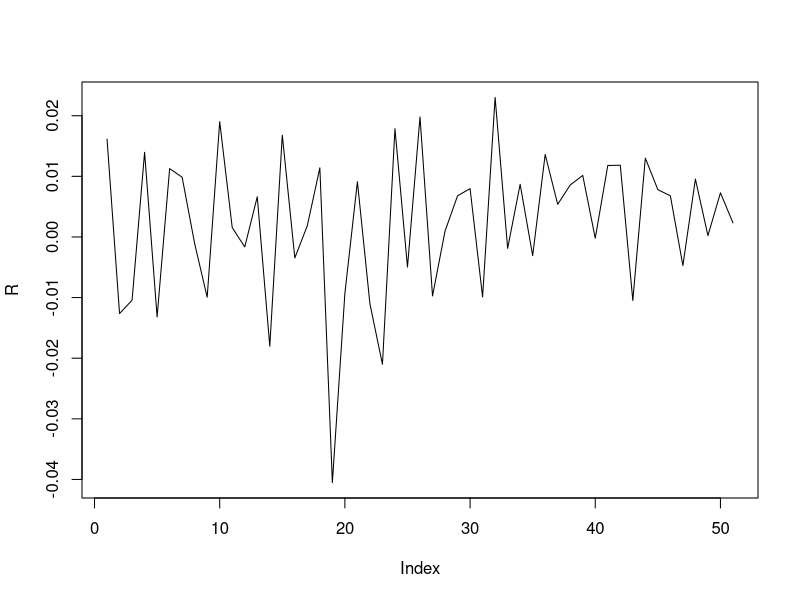
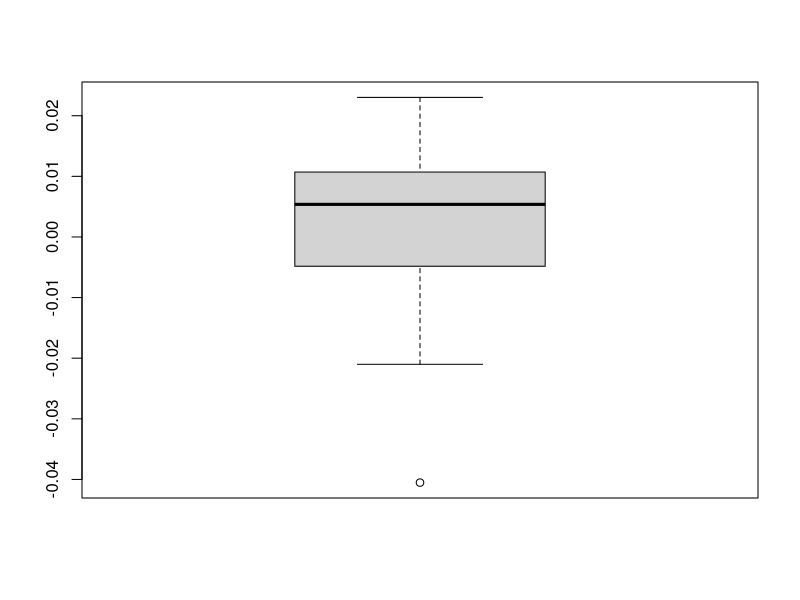
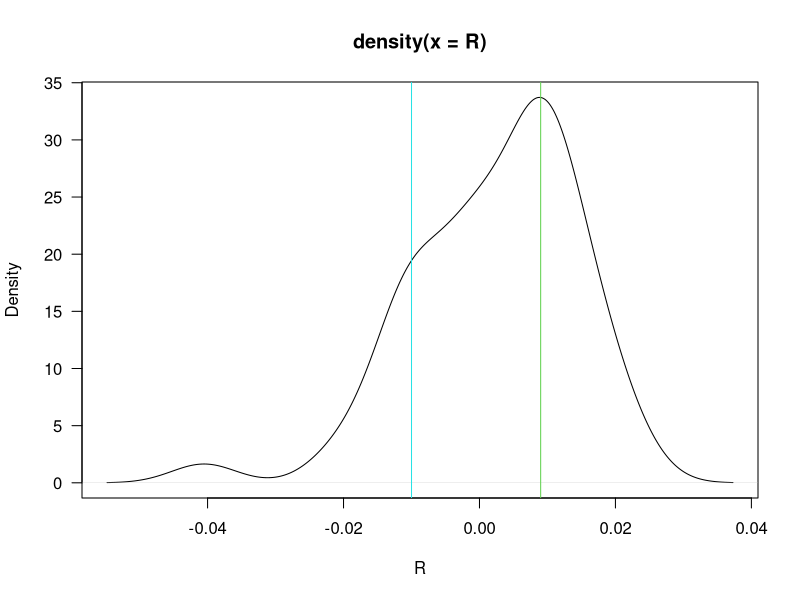
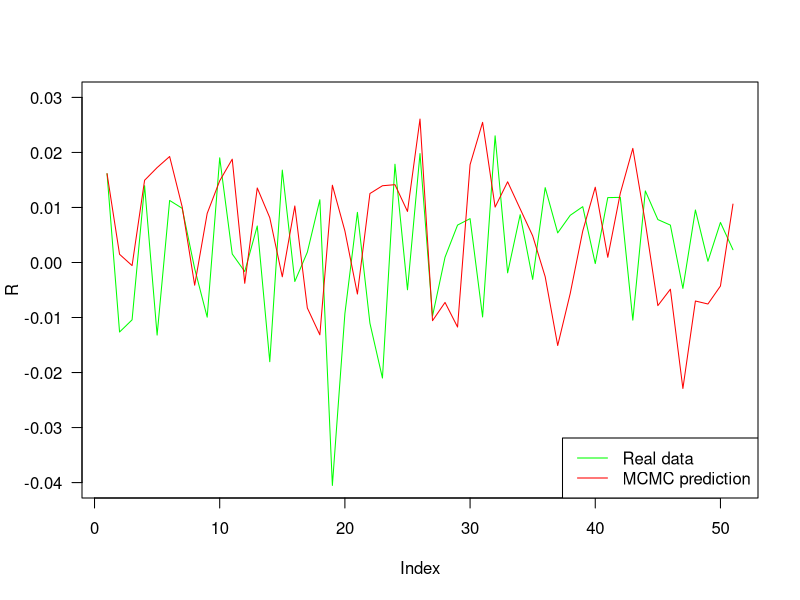

These figures' R source, in order:
## ---- chunk 1
knitr::opts_chunk$set(echo = F)

## ---- chunk 2

setwd("~/Desktop/STAT-S 426/STAT-S426-Project")
SP500 <- read.csv("Data.txt",header = F)
R = c()
for (i in 2:nrow(SP500)){
  R = c(R, log(SP500$V2[i]/SP500$V2[i-1]))
}

## ---- chunk 3
plot(R,type = 'l')
boxplot(R)
summary(R)

plot(density(R),las = 1, xlab = 'R')
abline(v=0.009, col = 3)
abline(v= -0.01, col = 5)

length(subset(R, R > 0.011))
length(subset(R, R > 0.003 & R < 0.011))

length(subset(R, R > -0.008 & R < 0.003))
length(subset(R, R < -0.008))
## ---- chunk 4
# K = # of mixture normal models 
# T = total # of days
# pi = proportion of each normal model
# mu = mean of each normal
# theta = variance of each normal
# v_t ~ Uniform[0,1]
# Gt = k -> which normal model

mu = c(0.009, 0)
s2 = c(0.0001, 0.0001)
p = c(0.6, 0.4)
K = 2 # the number of mixed normal models

## ---- chunk 5

th = R[1] # the first day of R
THD.MCMC <- NULL
S <- length(R) - 1

for(s in 1:S) {
  pz.unnorm <- p*dnorm(th, mu, sqrt(s2))
  z <- sample(1:K ,1, prob=pz.unnorm) 
    # Note that the sample() function in R normalizes the weights in pz.unnorm. 
    # Otherwise we would have to do it by hand.
  th <- rnorm(1, mu[z], sqrt(s2[z]))
  THD.MCMC <- rbind(THD.MCMC, c(th,z))
}



## ---- chunk 6

plot(R, type = 'l', las = 1, ylab = 'R', col = 'green', ylim = c(-0.04,0.03))

lines(c(R[1],THD.MCMC[,1]), type = 'l', col = 'red')

legend('bottomright',legend = c("Real data", 'MCMC prediction'), lty = c(1,1), col = c('green','red'))

(error = 1/S*sum((R[-1]-THD.MCMC[,1])^2))
